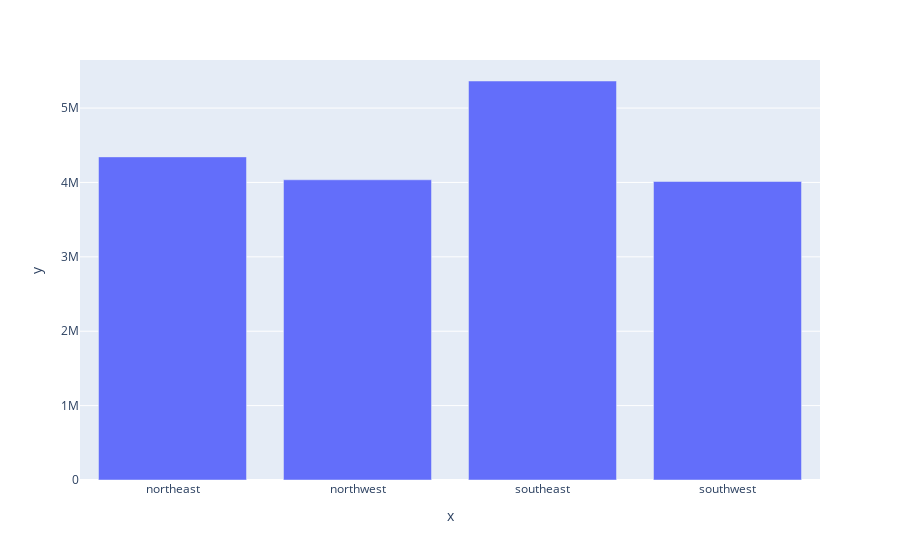

This figure's notebook cell:
### Code cell
#5. Region and charges

px.bar(x= df.groupby('region')['charges'].sum().index, y= df.groupby('region')['charges'].sum().values)

### Figure 1 — Plotly figure (JSON) as saved in the notebook; plotly's stock layout.template omitted (floating-point values rounded to 4 significant figures)
{"data": [{"alignmentgroup": "True", "hovertemplate": "x=%{x}<br>y=%{y}<extra></extra>", "legendgroup": "", "marker": {"color": "#636efa"}, "name": "", "offsetgroup": "", "orientation": "v", "showlegend": false, "textposition": "auto", "type": "bar", "x": ["northeast", "northwest", "southeast", "southwest"], "xaxis": "x", "y": [4344000.0, 4036000.0, 5364000.0, 4013000.0], "yaxis": "y"}], "layout": {"barmode": "relative", "legend": {"tracegroupgap": 0}, "margin": {"t": 60}, "xaxis": {"anchor": "y", "domain": [0, 1], "title": {"text": "x"}}, "yaxis": {"anchor": "x", "domain": [0, 1], "title": {"text": "y"}}}}
